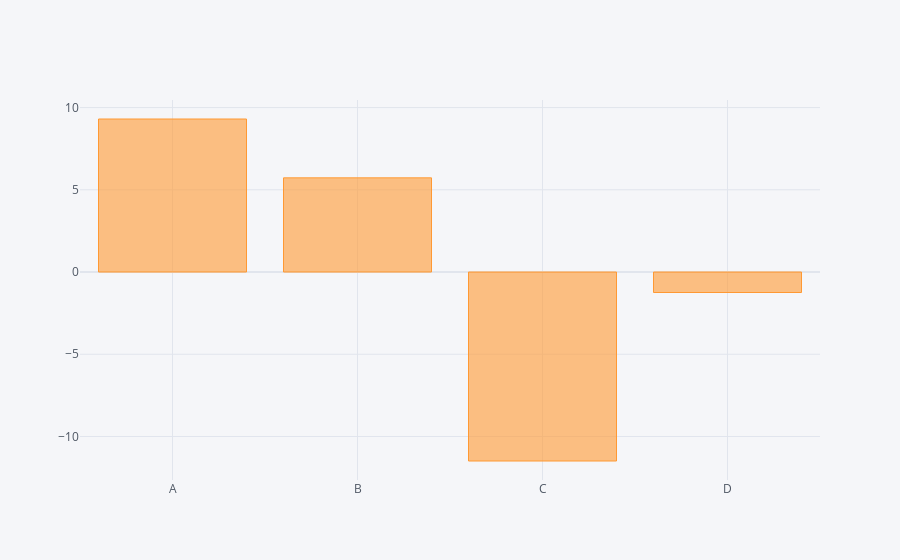

The notebook cell this image was saved under:
### Code cell
df.sum().iplot(kind='bar')

### Figure 1 — Plotly figure (JSON) as saved in the notebook; plotly's stock layout.template omitted (floating-point values rounded to 4 significant figures)
{"data": [{"marker": {"color": "rgba(255, 153, 51, 0.6)", "line": {"color": "rgba(255, 153, 51, 1.0)", "width": 1}}, "name": "None", "orientation": "v", "text": "", "type": "bar", "x": ["A", "B", "C", "D"], "y": [9.306, 5.727, -11.49, -1.246]}], "layout": {"legend": {"bgcolor": "#F5F6F9", "font": {"color": "#4D5663"}}, "paper_bgcolor": "#F5F6F9", "plot_bgcolor": "#F5F6F9", "title": {"font": {"color": "#4D5663"}}, "xaxis": {"gridcolor": "#E1E5ED", "showgrid": true, "tickfont": {"color": "#4D5663"}, "title": {"font": {"color": "#4D5663"}, "text": ""}, "zerolinecolor": "#E1E5ED"}, "yaxis": {"gridcolor": "#E1E5ED", "showgrid": true, "tickfont": {"color": "#4D5663"}, "title": {"font": {"color": "#4D5663"}, "text": ""}, "zerolinecolor": "#E1E5ED"}}}
